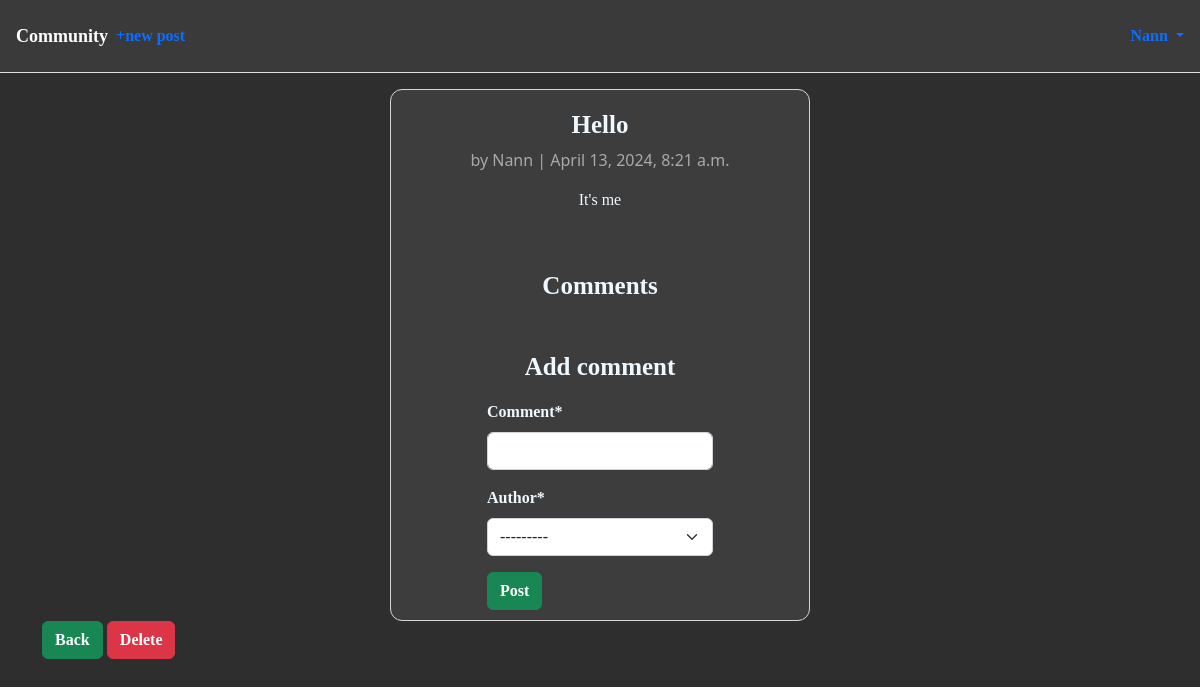
Screenshot of /post/3/ (signed in) with the database file from the repository.
### account/models.py (models this page shows)
class CustomUser(AbstractUser):
    girlfriend = models.PositiveIntegerField(null=True, blank=True)

### post/models.py (models this page shows, shortened)
class Post(models.Model):
    title = models.CharField(max_length=255)
    body = models.TextField()
    date = models.DateTimeField(auto_now_add=True)
    author = models.ForeignKey(
        settings.AUTH_USER_MODEL,
        on_delete=models.CASCADE #delete author affect things belong to author
    )

### post/views.py (the view, shortened to what this page needs)
# urls.py: path('<int:pk>/', PostDetailView.as_view(), name='post_detail'),
class PostDetailView(LoginRequiredMixin, DetailView):
    def get(self, request, *args, **kwargs):
        view = CommentGet.as_view()
        return view(request, *args, **kwargs)

### post/views.py (called while the page is built)
    def get_context_data(self, **kwargs):
        context = super().get_context_data(**kwargs)
        context['form'] = CommentForm
        return context

### template/post_detail.html (shortened to what this page needs)
{% extends 'base.html' %}
{% block content %}
{% load crispy_forms_tags %}
<div class="post-detail">
    <h2 style="font-family: Poppins; font-size: 25px; font-weight:bold; margin-top: 10px; color: aliceblue;">{{post.title}}</h2>
    <p style="color: darkgrey;">by {{post.author}}  |  {{post.date}}</p>
    <p style="font-family: Poppins; text-align: center; color: aliceblue;"> {{post.body}}</p>
<h4 style="font-family: Poppins; font-size: 25px; font-weight:bold; margin-top: 10px; color: aliceblue;">Comments</h4>
<h4 style="font-family: Poppins; font-size: 25px; font-weight:bold; margin-top: 10px; color: aliceblue;">Add comment</h4>
<form action="" method="post" style="font-family: Poppins; font-weight:bold; margin-top: 10px; color: aliceblue;">
    {{ form|crispy }}
    <button class="btn btn-success" type="submit" style="font-family: Poppins; font-weight: bold; margin: auto;">Post</button>
</form>
</div>
<div style="margin: auto;">
    <a href="{% url 'post' %}" class="btn btn-success" style="font-family: Poppins; font-weight: bold;">Back</a>
    <a href="{% url 'post_delete' post.pk %}" class="btn btn-danger" type="submit" style="font-family: Poppins; font-weight: bold;">Delete</a>
</div>
{% endblock content %}

### template/base.html (shortened to what this page needs)
{% load static %}
<!DOCTYPE html>
<html>
<head>
    <link href="https://cdn.jsdelivr.net/npm/bootstrap@5.2.3/dist/css/bootstrap.min.css" rel="stylesheet"
>
    <link rel="stylesheet" href="{% static 'css/style.css' %}">
</head>
<body style="background-color: #2e2e2e;">
    <header class="p-3 mb-3 border-bottom" style="background-color: #3A3A3A; ">
        <div class="d-flex flex-wrap align-items-center justify-content-center
        justify-content-lg-start" style="font-family: Poppins;">
            <a class="navbar-brand" href="{% url 'home' %}"
            style="font-family: Poppins; font-weight: bolder; font-size: large; color:white">Community</a>
            <ul class="nav col-12 col-lg-auto me-lg-auto mb-2 justify-content-center
          mb-md-0">
            {% if user.is_authenticated %}
                <li  style="font-family: Poppins; font-weight: bold;" >
                    <a href="{% url 'post_new' %}" class="nav-link px-2 link-green"> +new post</a>
                </li>
            </ul>
            <div class="dropdown text-end">
                <a href="#" class="d-block link-white text-decoration-none dropdown-toggle" id="dropdownUser1"
                    data-bs-toggle="dropdown" aria-expanded="false" style="font-weight: bold;">
                    {{ user.username }}
                </a>
            </div>
            {% endif %}
        </div>
    </header>
    <main>
        <div class="container">
            {% block content %}
            {% endblock content %}
        </div>
    </main>
</body>
</html>

### static/css/style.css (style rules this page uses)
.post-detail { display: flex; flex-direction: column; justify-content: center; align-items: center; align-self: center; width: 420px; height: auto; background-color: #3d3d3d; border-radius: 12px; margin-top: auto; margin: auto; padding: 10px; border: 1px solid rgb(212, 212, 212); }

### rows the page displays
CustomUser: username "Nann"
Post: title "Hello", author "Nann", date "April 13, 2024, 8:21 a.m.", body "It's me"
